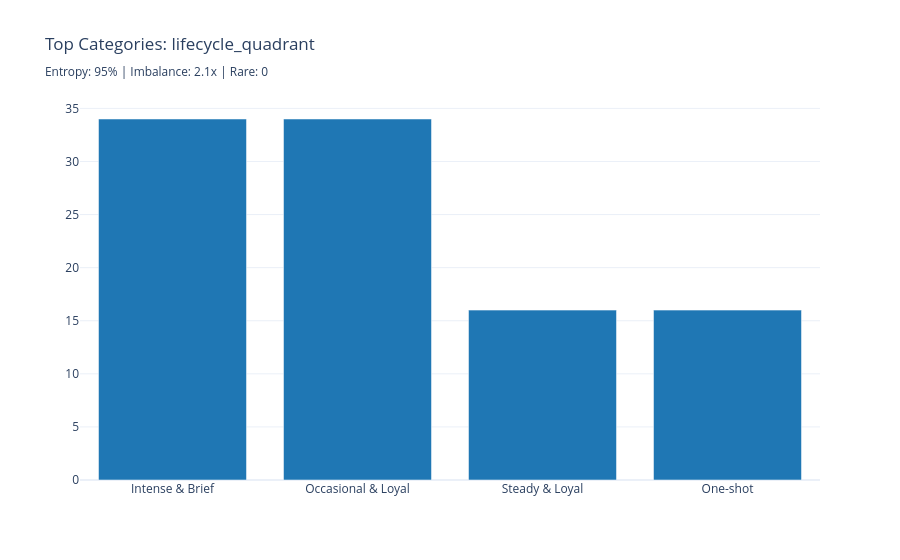
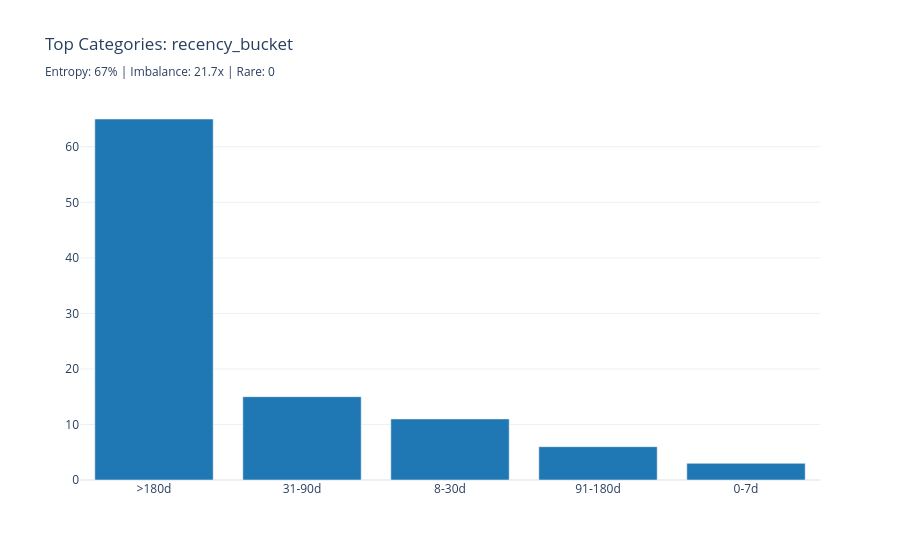

Here is the notebook cell these charts were saved with, in order:
### Markdown cell above
## 4.6 Categorical Columns Analysis

**📖 Distribution Metrics (Analogues to Numeric Skewness/Kurtosis):**

| Metric | Interpretation | Action |
|--------|---------------|--------|
| **Imbalance Ratio** | Largest / Smallest category count | > 10: Consider grouping rare categories |
| **Entropy** | Diversity measure (0 = one category, higher = more uniform) | Low entropy: May need stratified sampling |
| **Top-3 Concentration** | % of data in top 3 categories | > 90%: Rare categories may cause issues |
| **Rare Category %** | Categories with < 1% of data | High %: Group into "Other" category |

**📖 Encoding Recommendations:**
- **Low cardinality (≤5)** → One-hot encoding
- **Medium cardinality (6-20)** → One-hot or Target encoding
- **High cardinality (>20)** → Target encoding or Frequency encoding
- **Cyclical (days, months)** → Sin/Cos encoding

**⚠️ Common Issues:**
- Rare categories can cause overfitting with one-hot encoding
- High cardinality + one-hot = feature explosion
- Imbalanced categories may need special handling in train/test splits

### Code cell
# Use framework's CategoricalDistributionAnalyzer
cat_analyzer = CategoricalDistributionAnalyzer()

categorical_cols = [
    name for name, col in findings.columns.items()
    if col.inferred_type in [ColumnType.CATEGORICAL_NOMINAL, ColumnType.CATEGORICAL_ORDINAL, ColumnType.CATEGORICAL_CYCLICAL]
    and col.inferred_type != ColumnType.TEXT  # TEXT columns processed separately in 02a
    and name not in TEMPORAL_METADATA_COLS
]

# Analyze all categorical columns
cat_analyses = cat_analyzer.analyze_dataframe(df, categorical_cols)

# Get encoding recommendations
cyclical_cols = [name for name, col in findings.columns.items()
                 if col.inferred_type == ColumnType.CATEGORICAL_CYCLICAL]
cat_recommendations = cat_analyzer.get_all_recommendations(df, categorical_cols, cyclical_columns=cyclical_cols)

for col_name in categorical_cols:
    col_info = findings.columns[col_name]
    analysis = cat_analyses.get(col_name)
    rec = next((r for r in cat_recommendations if r.column_name == col_name), None)

    print(f"\n{'='*70}")
    print(f"Column: {col_name}")
    print(f"Type: {col_info.inferred_type.value} (Confidence: {col_info.confidence:.0%})")
    print("-" * 70)

    if analysis:
        print("\n📊 Distribution Metrics:")
        print(f"   Categories: {analysis.category_count}")
        print(f"   Imbalance Ratio: {analysis.imbalance_ratio:.1f}x (largest/smallest)")
        print(f"   Entropy: {analysis.entropy:.2f} ({analysis.normalized_entropy*100:.0f}% of max)")
        print(f"   Top-1 Concentration: {analysis.top1_concentration:.1f}%")
        print(f"   Top-3 Concentration: {analysis.top3_concentration:.1f}%")
        print(f"   Rare Categories (<1%): {analysis.rare_category_count}")

        # Interpretation
        print("\n📈 Interpretation:")
        if analysis.has_low_diversity:
            print("   ⚠️ LOW DIVERSITY: Distribution dominated by few categories")
        elif analysis.normalized_entropy > 0.9:
            print("   ✓ HIGH DIVERSITY: Categories are relatively balanced")
        else:
            print("   ✓ MODERATE DIVERSITY: Some category dominance but acceptable")

        if analysis.imbalance_ratio > 100:
            print("   🔴 SEVERE IMBALANCE: Rarest category has very few samples")
        elif analysis.is_imbalanced:
            print("   🟡 MODERATE IMBALANCE: Consider grouping rare categories")

        # Recommendations
        if rec:
            print("\n🔧 Recommendations:")
            print(f"   Encoding: {rec.encoding_type.value}")
            print(f"   Reason: {rec.reason}")
            print(f"   Priority: {rec.priority}")

            if rec.preprocessing_steps:
                print("   Preprocessing:")
                for step in rec.preprocessing_steps:
                    print(f"      • {step}")

            if rec.warnings:
                for warn in rec.warnings:
                    print(f"   ⚠️ {warn}")

    # Visualization
    value_counts = df[col_name].value_counts()
    subtitle = f"Entropy: {analysis.normalized_entropy*100:.0f}% | Imbalance: {analysis.imbalance_ratio:.1f}x | Rare: {analysis.rare_category_count}" if analysis else ""
    fig = charts.bar_chart(
        value_counts.head(10).index.tolist(),
        value_counts.head(10).values.tolist(),
        title=f"Top Categories: {col_name}<br><sub>{subtitle}</sub>"
    )
    display_figure(fig)

# Summary table and add recommendations to registry
if cat_analyses:
    print("\n" + "=" * 70)
    print("CATEGORICAL COLUMNS SUMMARY")
    print("=" * 70)
    summary_data = []
    for col_name, analysis in cat_analyses.items():
        rec = next((r for r in cat_recommendations if r.column_name == col_name), None)
        summary_data.append({
            "Column": col_name,
            "Categories": analysis.category_count,
            "Imbalance": f"{analysis.imbalance_ratio:.1f}x",
            "Entropy": f"{analysis.normalized_entropy*100:.0f}%",
            "Top-3 Conc.": f"{analysis.top3_concentration:.1f}%",
            "Rare (<1%)": analysis.rare_category_count,
            "Encoding": rec.encoding_type.value if rec else "N/A"
        })

        # Add encoding recommendation to Gold layer
        if rec and registry.gold:
            registry.add_gold_encoding(
                column=col_name,
                method=rec.encoding_type.value,
                rationale=rec.reason,
                source_notebook="04_column_deep_dive"
            )

    display_table(native_pd.DataFrame(summary_data))

    if registry.gold:
        print(f"\n✅ Added {len(cat_recommendations)} encoding recommendations to Gold layer")

### Figure 1 — Plotly figure (JSON) as saved in the notebook; plotly's stock layout.template omitted (floating-point values rounded to 4 significant figures)
{"data": [{"marker": {"color": "#1f77b4"}, "type": "bar", "x": ["Intense & Brief", "Occasional & Loyal", "Steady & Loyal", "One-shot"], "y": [34, 34, 16, 16]}], "layout": {"title": {"text": "Top Categories: lifecycle_quadrant<br><sub>Entropy: 95% | Imbalance: 2.1x | Rare: 0</sub>"}, "xaxis": {"title": {}}, "yaxis": {"title": {}}}}

### Figure 2 — Plotly figure (JSON) as saved in the notebook; plotly's stock layout.template omitted (floating-point values rounded to 4 significant figures)
{"data": [{"marker": {"color": "#1f77b4"}, "type": "bar", "x": [">180d", "31-90d", "8-30d", "91-180d", "0-7d"], "y": [65, 15, 11, 6, 3]}], "layout": {"title": {"text": "Top Categories: recency_bucket<br><sub>Entropy: 67% | Imbalance: 21.7x | Rare: 0</sub>"}, "xaxis": {"title": {}}, "yaxis": {"title": {}}}}
